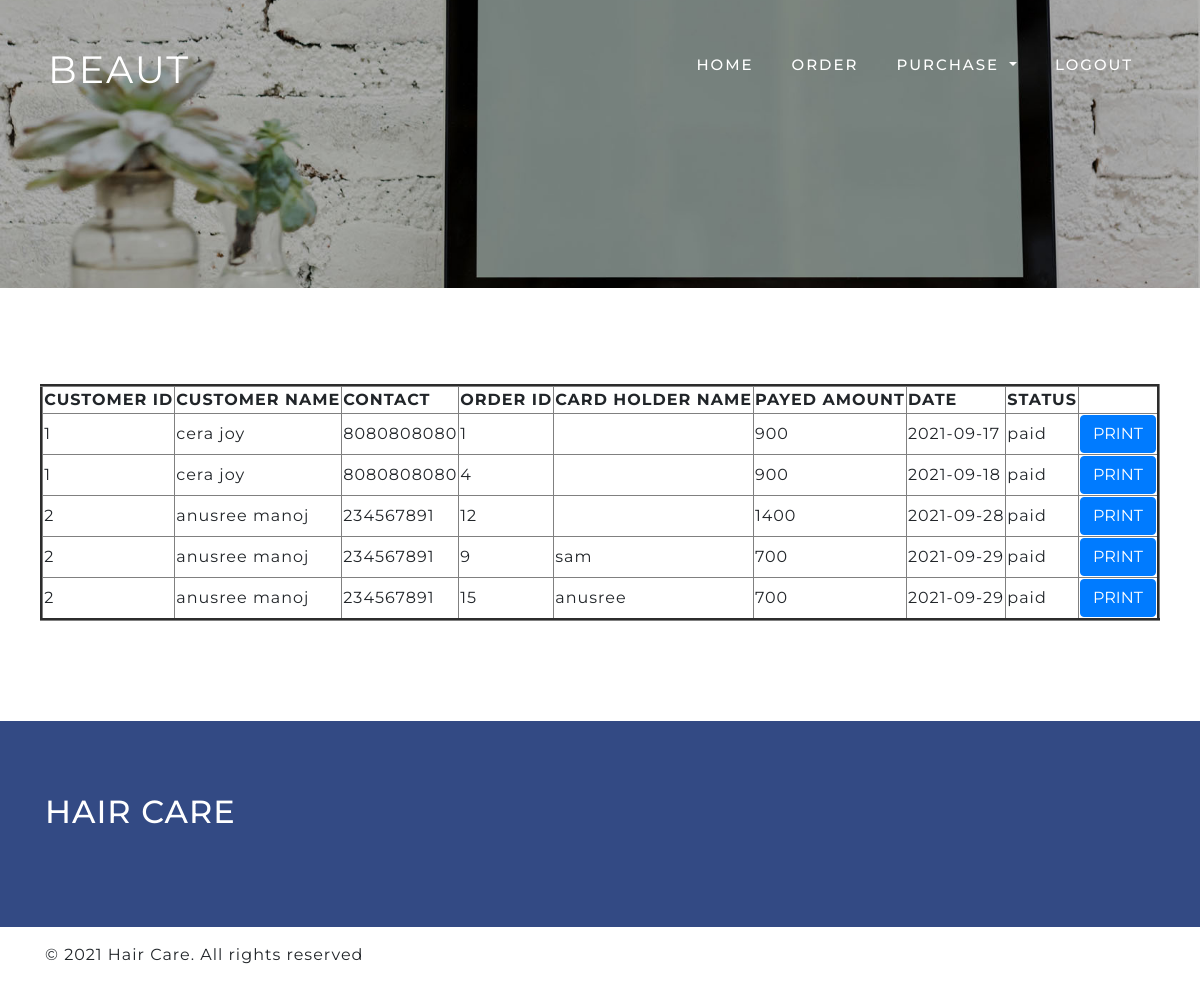
The app's page /Staff/payments.php with its own data.
### tables this page shows
CREATE TABLE IF NOT EXISTS `tbl_customer` (
  `id` int(11) NOT NULL AUTO_INCREMENT,
  `fname` varchar(50) NOT NULL,
  `lname` varchar(30) NOT NULL,
  `phone` varchar(50) NOT NULL,
  `housename` varchar(30) NOT NULL,
  `city` varchar(30) NOT NULL,
  `district` varchar(30) NOT NULL,
  `pincode` int(11) NOT NULL,
  `state` varchar(30) NOT NULL,
  `email` varchar(50) NOT NULL,
  `status` varchar(50) NOT NULL,
  PRIMARY KEY (`id`)
);

CREATE TABLE IF NOT EXISTS `tbl_order` (
  `id` int(50) NOT NULL AUTO_INCREMENT,
  `productid` int(50) NOT NULL,
  `custid` int(50) NOT NULL,
  `qty` int(50) NOT NULL,
  `reqdate` date NOT NULL,
  `totalprice` varchar(50) NOT NULL,
  `odate` date NOT NULL,
  `status` varchar(50) NOT NULL,
  PRIMARY KEY (`id`)
);

### Staff/payments.php (the view, shortened to what this page needs)
<?php
include 'staffBase.php';
?>
<br><br>
<br><br>
 <?php
    include '../connection.php';
    $qry = mysqli_query($conn,"SELECT DISTINCT  tbl_customer.id AS custid,tbl_order.`id` AS orderid,tbl_customer.`fname`,tbl_customer.`lname`,tbl_customer.`phone`,tbl_payment.cname,tbl_payment.amount,tbl_payment.pdate,tbl_order.`status` FROM tbl_customer,tbl_payment,tbl_order,`tbl_product` p WHERE p.`id`=tbl_order.`productid` AND  tbl_customer.`id`=tbl_payment.`custid` AND tbl_payment.custid=tbl_order.`custid` AND tbl_order.id=tbl_payment.`orderid` AND tbl_order.status!='ordered'  and tbl_customer.status='1'");
if (mysqli_fetch_array($qry) > 0) {
    ?>
<table border='3' align="center" id="customers">
<th>CUSTOMER ID </th>
    <th> CUSTOMER   NAME </th>
    <th> CONTACT </th>
    <th> ORDER ID    </th>
    <th> CARD HOLDER NAME </th>
    <th> PAYED AMOUNT </th>
    <th>  DATE </th>
    <th> STATUS </th>
    <th></th>
        <?php
         $qry = mysqli_query($conn,"SELECT DISTINCT  tbl_customer.id AS custid,tbl_order.`id` AS orderid,tbl_customer.`fname`,tbl_customer.`lname`,tbl_customer.`phone`,tbl_payment.cname,tbl_payment.amount,tbl_payment.pdate,tbl_order.`status` FROM tbl_customer,tbl_payment,tbl_order,`tbl_product` p WHERE p.`id`=tbl_order.`productid` AND  tbl_customer.`id`=tbl_payment.`custid` AND tbl_payment.custid=tbl_order.`custid` AND tbl_order.id=tbl_payment.`orderid` AND tbl_order.status!='ordered'  and tbl_customer.status='1'");
       while ($row = mysqli_fetch_array($qry)) {
        echo '<tr><td>' . $row['custid'] . '</td><td>' . $row['fname'] . ' '. $row['lname'] . '</td><td>' . $row['phone'] . '</td><td>' . $row['orderid'] . '</td><td>' . $row['cname'] . '</td><td>' . $row['amount'] . '</td><td>' . $row['pdate'] . '</td><td>' . $row['status'] . '</td><td><button class="btn btn-primary" onclick="myFunction()">PRINT</button></td></tr>';
   }
    }
    else {
        ?>
        <img src="../images/no_data_found.png" width="30%" height="30%" >
        <?php
    }
    ?>
</table>
<?php
include '../footer.php';
?>

### web/css/style.css (style rules this page uses)
html, body { padding: 0; margin: 0; background: #fff; letter-spacing: 1px; font-family: 'Montserrat', sans-serif; }

### records on screen
tbl_customer: id "1", fname "cera", lname "joy", phone "8080808080", tbl_order.id "1", amount "900", pdate "2021-09-17", tbl_order.status "paid", tbl_order.id "4", pdate "2021-09-18"
tbl_customer: id "2", fname "anusree", lname "manoj", phone "234567891", tbl_order.id "12", amount "1400", pdate "2021-09-28", tbl_order.status "paid", tbl_order.id "9", cname "sam", amount "700", pdate "2021-09-29", tbl_order.id "15", cname "anusree"
